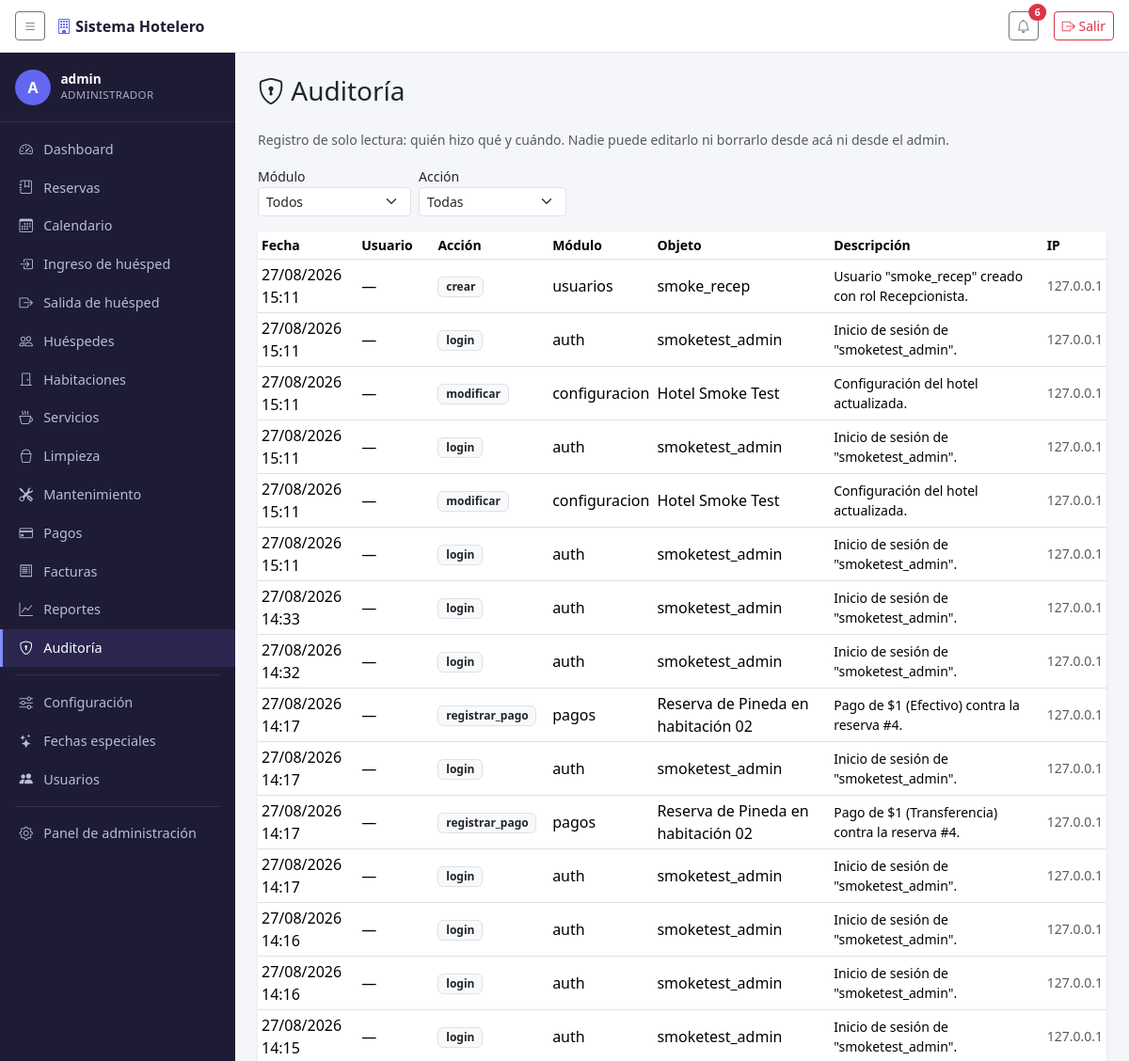
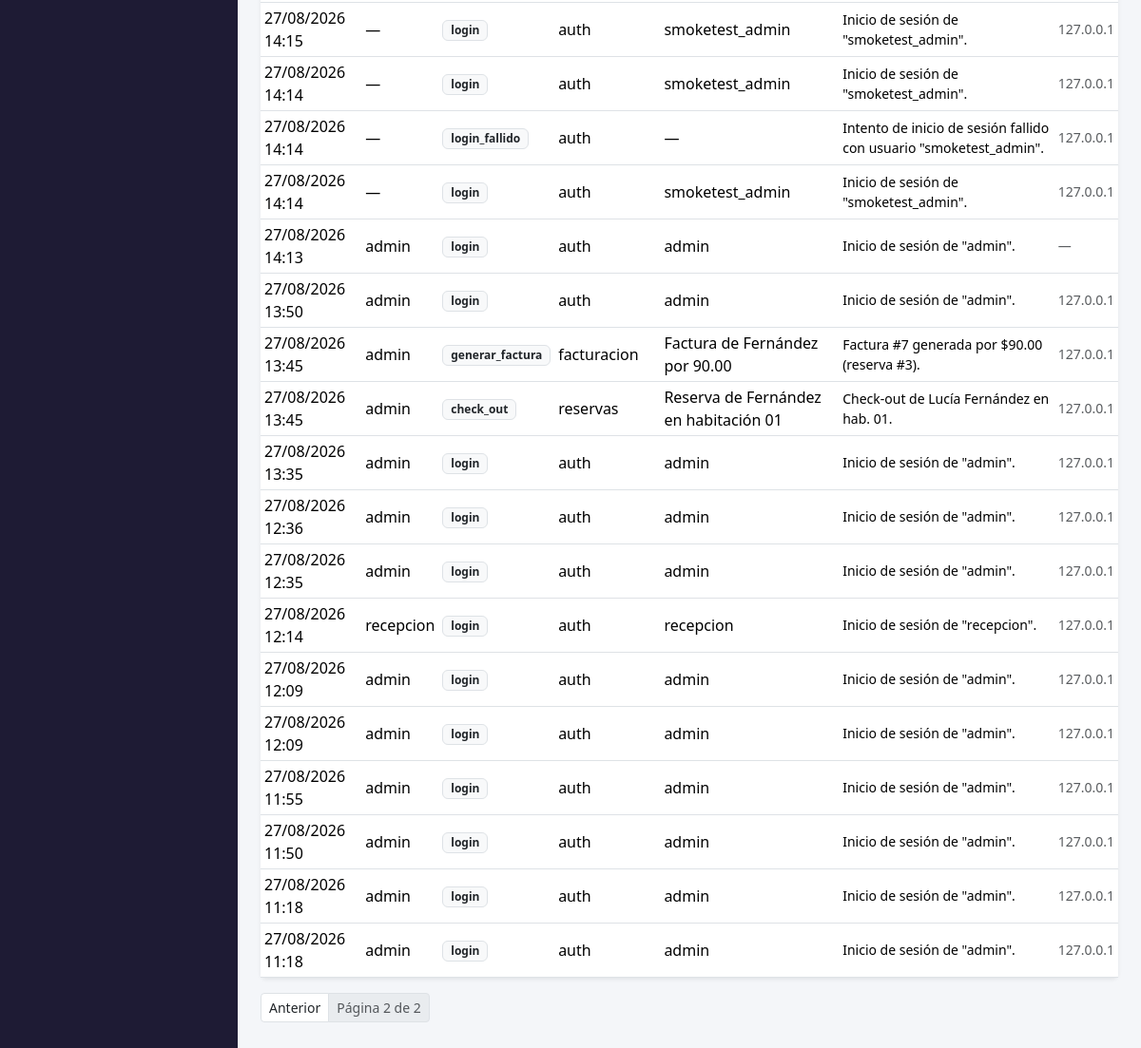
The page /auditoria/?modulo=&accion=&page=2 (signed in) on the database its author committed (2 pictures, top to bottom).
### reservas/models.py (models this page shows, shortened)
class AuditLog(models.Model):
    usuario = models.ForeignKey(
        settings.AUTH_USER_MODEL, on_delete=models.SET_NULL, null=True, blank=True,
        help_text='Nulo si el evento no tiene un usuario autenticado (ej. login fallido).',
    )
    fecha = models.DateTimeField(auto_now_add=True)
    accion = models.CharField(max_length=50)
    modulo = models.CharField(max_length=50)
    objeto_repr = models.CharField(max_length=200, blank=True)
    descripcion = models.TextField(blank=True)
    direccion_ip = models.GenericIPAddressField(null=True, blank=True)
    class Meta:
        ordering = ['-fecha']
        verbose_name = 'registro de auditoría'
        verbose_name_plural = 'registros de auditoría'

### reservas/views.py (the view)
# urls.py: path('auditoria/', views.auditoria_lista, name='auditoria_lista'),
@permission_required('reservas.view_auditlog', raise_exception=True)
def auditoria_lista(request):
    registros = AuditLog.objects.select_related('usuario')
    modulo = request.GET.get('modulo', '')
    if modulo:
        registros = registros.filter(modulo=modulo)
    accion = request.GET.get('accion', '')
    if accion:
        registros = registros.filter(accion=accion)
    modulos = AuditLog.objects.values_list('modulo', flat=True).distinct().order_by('modulo')
    acciones = AuditLog.objects.values_list('accion', flat=True).distinct().order_by('accion')
    pagina = Paginator(registros, 50).get_page(request.GET.get('page'))
    return render(request, 'reservas/auditoria_lista.html', {
        'seccion': 'auditoria', 'pagina': pagina,
        'modulos': modulos, 'acciones': acciones,
        'modulo_actual': modulo, 'accion_actual': accion,
    })

### reservas/context_processors.py (called while the page is built)
def tema_temporada(request):
    if not request.user.is_authenticated:
        return {}
    hoy = timezone.localdate()
    especial = FechaEspecial.objects.filter(
        activo=True, fecha_inicio__lte=hoy, fecha_fin__gte=hoy,
    ).exclude(tema='ninguno').order_by('-fecha_inicio').first()
    if not especial:
        return {'tema_temporada': None}
    estilos = _ESTILOS_TEMA.get(especial.tema)
    if not estilos:
        return {'tema_temporada': None}
    return {'tema_temporada': {**estilos, 'fecha_especial': especial}}

### reservas/models.py (called while the page is built)
    def duracion(self):
        return (self.fecha_salida - self.fecha_ingreso).days

    def temporada_especial(self):
        return FechaEspecial.objects.filter(
            activo=True, fecha_inicio__lte=self.fecha_salida, fecha_fin__gte=self.fecha_ingreso,
        ).order_by('-fecha_inicio').first()

    def costo(self):
        base = self.habitacion.precio * self.duracion()
        temporada = self.temporada_especial()
        if temporada and temporada.porcentaje_ajuste:
            factor = Decimal('1') + (temporada.porcentaje_ajuste / Decimal('100'))
            base = (base * factor).quantize(Decimal('0.01'))
        return base

    def total_consumos(self):
        return self.consumos.aggregate(t=Sum('subtotal'))['t'] or 0

    def total_con_iva(self):
        return self.costo() + self.total_consumos()

    def total_pagado(self):
        return self.pagos.aggregate(t=Sum('monto'))['t'] or 0

    def saldo_pendiente(self):
        total = self.factura.total if hasattr(self, 'factura') else self.total_con_iva()
        return total - self.total_pagado()

### reservas/templates/reservas/auditoria_lista.html (shortened to what this page needs)
{% extends "base.html" %}
{% block content %}
<h1 class="h3 mb-4"><i class="bi bi-shield-lock"></i> Auditoría</h1>
<p class="text-muted small mb-3">
  Registro de solo lectura: quién hizo qué y cuándo. Nadie puede editarlo ni borrarlo desde acá ni desde el admin.
</p>
<form method="get" class="row g-2 align-items-end mb-3">
  <div class="col-auto">
    <label class="form-label small mb-0">Módulo</label>
    <select name="modulo" class="form-select form-select-sm" onchange="this.form.submit()">
      <option value="">Todos</option>
    </select>
  </div>
  <div class="col-auto">
    <label class="form-label small mb-0">Acción</label>
    <select name="accion" class="form-select form-select-sm" onchange="this.form.submit()">
      <option value="">Todas</option>
    </select>
  </div>
</form>
<div class="card border-0 shadow-sm">
  <div class="table-responsive">
    <table class="table table-sm align-middle mb-0">
      <thead>
        <tr class="text-muted small">
          <th>Fecha</th><th>Usuario</th><th>Acción</th><th>Módulo</th><th>Objeto</th><th>Descripción</th><th>IP</th>
        </tr>
      </thead>
      <tbody>
        {% for r in pagina %}
        <tr>
          <td>{{ r.fecha|date:"d/m/Y H:i" }}</td>
          <td>{{ r.usuario|default:"—" }}</td>
          <td><span class="badge text-bg-light text-dark border">{{ r.accion }}</span></td>
          <td>{{ r.modulo }}</td>
          <td>{{ r.objeto_repr|default:"—" }}</td>
          <td class="small">{{ r.descripcion }}</td>
          <td class="small text-muted">{{ r.direccion_ip|default:"—" }}</td>
        </tr>
        {% empty %}
        <tr><td colspan="7" class="text-center text-muted py-4">No hay registros todavía.</td></tr>
        {% endfor %}
      </tbody>
    </table>
  </div>
</div>
{% if pagina.has_other_pages %}
<nav class="mt-3">
  <ul class="pagination pagination-sm">
    {% if pagina.has_previous %}
    <li class="page-item"><a class="page-link" href="?modulo={{ modulo_actual }}&accion={{ accion_actual }}&page={{ pagina.previous_page_number }}">Anterior</a></li>
    {% endif %}
    <li class="page-item disabled"><span class="page-link">Página {{ pagina.number }} de {{ pagina.paginator.num_pages }}</span></li>
  </ul>
</nav>
{% endif %}
{% endblock %}

### reservas/templates/base.html (shortened to what this page needs)
{% load static %}
<!DOCTYPE html>
<html lang="es">
<head>
<link href="https://cdn.jsdelivr.net/npm/bootstrap@5.3.3/dist/css/bootstrap.min.css" rel="stylesheet">
<link href="https://cdn.jsdelivr.net/npm/bootstrap-icons@1.11.3/font/bootstrap-icons.css" rel="stylesheet">
</head>
<body>
<header class="topbar">
  <button class="btn btn-sm btn-outline-secondary" id="toggle-sidebar" type="button" aria-label="Mostrar/ocultar menú">
    <i class="bi bi-list"></i>
  </button>
  <span class="brand"><i class="bi bi-building"></i> Sistema Hotelero</span>
  <div class="ms-auto d-flex align-items-center gap-3">
    {% if request.user.is_authenticated %}
    <div class="dropdown">
      <button class="btn btn-sm btn-outline-secondary position-relative" type="button" data-bs-toggle="dropdown" aria-expanded="false">
        <i class="bi bi-bell"></i>
        {% if notificaciones_count %}
        <span class="position-absolute top-0 start-100 translate-middle badge rounded-pill bg-danger">
          {{ notificaciones_count }}
        </span>
        {% endif %}
      </button>
    </div>
    {% endif %}
    <form method="post" action="{% url 'logout' %}" class="m-0">
      <button type="submit" class="btn btn-sm btn-outline-danger">
        <i class="bi bi-box-arrow-right"></i> Salir
      </button>
    </form>
  </div>
</header>
<nav class="sidebar" id="sidebar">
  {% if request.user.is_authenticated %}
  <div class="sidebar-usuario">
    <div class="avatar">{{ request.user.get_username|slice:":1"|upper }}</div>
    <div>
      <div class="nombre">{{ request.user.get_username }}</div>
      <div class="rol">
        {% if request.user.is_superuser %}Administrador{% else %}{{ request.user.groups.first.name|default:"Usuario" }}{% endif %}
      </div>
    </div>
  </div>
  {% endif %}
  <ul class="nav flex-column py-2">
    <li class="nav-item">
      <a class="nav-link {% if seccion == 'dashboard' %}active{% endif %}" href="{% url 'dashboard' %}">
        <i class="bi bi-speedometer2"></i> Dashboard
      </a>
    </li>
    {% if perms.reservas.view_reserva %}
    <li class="nav-item">
      <a class="nav-link {% if seccion == 'reservas' %}active{% endif %}" href="{% url 'reservas_lista' %}">
        <i class="bi bi-journal-bookmark"></i> Reservas
      </a>
    </li>
    <li class="nav-item">
      <a class="nav-link {% if seccion == 'calendario' %}active{% endif %}" href="{% url 'calendario' %}">
        <i class="bi bi-calendar3"></i> Calendario
      </a>
    </li>
    {% endif %}
    {% if perms.reservas.change_reserva %}
    <li class="nav-item">
      <a class="nav-link {% if seccion == 'checkin' %}active{% endif %}" href="{% url 'checkin_lista' %}">
        <i class="bi bi-box-arrow-in-right"></i> Ingreso de huésped
      </a>
    </li>
    <li class="nav-item">
      <a class="nav-link {% if seccion == 'checkout' %}active{% endif %}" href="{% url 'checkout_lista' %}">
        <i class="bi bi-box-arrow-right"></i> Salida de huésped
      </a>
    </li>
    {% endif %}
    {% if perms.reservas.view_cliente %}
    <li class="nav-item">
      <a class="nav-link {% if seccion == 'huespedes' %}active{% endif %}" href="{% url 'huespedes_lista' %}">
        <i class="bi bi-people"></i> Huéspedes
      </a>
    </li>
    {% endif %}
    {% if perms.reservas.view_habitacion %}
    <li class="nav-item">
      <a class="nav-link {% if seccion == 'habitaciones' %}active{% endif %}" href="{% url 'habitaciones_grid' %}">
        <i class="bi bi-door-closed"></i> Habitaciones
      </a>
    </li>
    {% endif %}
    {% if perms.reservas.view_servicio %}
    <li class="nav-item">
      <a class="nav-link" href="/admin/reservas/servicio/">
        <i class="bi bi-cup-hot"></i> Servicios
      </a>
    </li>
    {% endif %}
    {% if perms.reservas.view_tarealimpieza %}
    <li class="nav-item">
      <a class="nav-link {% if seccion == 'limpieza' %}active{% endif %}" href="{% url 'limpieza_lista' %}">
        <i class="bi bi-bucket"></i> Limpieza
      </a>
    </li>
    {% endif %}
    {% if perms.reservas.view_incidencia %}
    <li class="nav-item">
      <a class="nav-link {% if seccion == 'mantenimiento' %}active{% endif %}" href="{% url 'mantenimiento_lista' %}">
        <i class="bi bi-tools"></i> Mantenimiento
      </a>
    </li>
    {% endif %}
    {% if perms.reservas.view_pago %}
    <li class="nav-item">
      <a class="nav-link {% if seccion == 'pagos' %}active{% endif %}" href="{% url 'pagos_lista' %}">
        <i class="bi bi-credit-card"></i> Pagos
      </a>
    </li>
    {% endif %}
    {% if perms.reservas.view_factura %}
    <li class="nav-item">
      <a class="nav-link {% if seccion == 'facturas' %}active{% endif %}" href="{% url 'facturas_lista' %}">
        <i class="bi bi-receipt"></i> Facturas
      </a>
    </li>
    {% endif %}
    <li class="nav-item">
      <a class="nav-link {% if seccion == 'reportes' %}active{% endif %}" href="{% url 'reportes_lista' %}">
        <i class="bi bi-graph-up"></i> Reportes
      </a>
    </li>
    {% if perms.reservas.view_auditlog %}
    <li class="nav-item">
      <a class="nav-link {% if seccion == 'auditoria' %}active{% endif %}" href="{% url 'auditoria_lista' %}">
        <i class="bi bi-shield-lock"></i> Auditoría
      </a>
    </li>
    {% endif %}
    <li><hr class="text-secondary my-2 mx-3"></li>
    {% if perms.reservas.view_configuracionhotel %}
    <li class="nav-item">
      <a class="nav-link {% if seccion == 'configuracion' %}active{% endif %}" href="{% url 'configuracion' %}">
        <i class="bi bi-sliders"></i> Configuración
      </a>
    </li>
    {% endif %}
    {% if perms.reservas.view_fechaespecial %}
    <li class="nav-item">
      <a class="nav-link {% if seccion == 'fechas_especiales' %}active{% endif %}" href="{% url 'fechas_especiales_lista' %}">
        <i class="bi bi-stars"></i> Fechas especiales
      </a>
    </li>
    {% endif %}
    {% if request.user.is_superuser %}
    <li class="nav-item">
      <a class="nav-link {% if seccion == 'usuarios' %}active{% endif %}" href="{% url 'usuarios_lista' %}">
        <i class="bi bi-people-fill"></i> Usuarios
      </a>
    </li>
    {% endif %}
    <li><hr class="text-secondary my-2 mx-3"></li>
    {% if request.user.is_staff %}
    <li class="nav-item">
      <a class="nav-link" href="/admin/">
        <i class="bi bi-gear"></i> Panel de administración
      </a>
    </li>
    {% endif %}
  </ul>
</nav>
<main class="contenido" id="contenido">
  {% block content %}{% endblock %}
</main>
</body>
</html>

### reservas/templates/base.html (style rules this page uses)
:root { --sidebar-width: 250px; --acento: #6366f1; --acento-oscuro: #4f46e5; --acento-claro: #818cf8; --sidebar-bg: #1e1b34; --sidebar-bg-hover: #2a2650; }
body { background: #f4f6f9; min-height: 100vh; }
.page-link { color: var(--acento); }
.contenido a:not(.btn):not(.dropdown-item):not(.badge) { color: #212529; text-decoration: none; }
.topbar { height: 56px; background: #fff; border-bottom: 1px solid #e3e6ea; position: fixed; top: 0; left: 0; right: 0; z-index: 1030; display: flex; align-items: center; padding: 0 1rem; gap: .75rem; }
.topbar .brand { font-weight: 600; color: #1e1b34; }
.topbar .brand i { color: var(--acento); }
.sidebar { position: fixed; top: 56px; bottom: 0; left: 0; width: var(--sidebar-width); background: var(--sidebar-bg); overflow-y: auto; transition: transform .2s ease-in-out; z-index: 1020; }
.sidebar-usuario { padding: 1.1rem 1rem; display: flex; align-items: center; gap: .65rem; border-bottom: 1px solid rgba(255,255,255,.08); }
.sidebar-usuario .avatar { width: 38px; height: 38px; border-radius: 50%; background: var(--acento); color: #fff; display: flex; align-items: center; justify-content: center; font-weight: 700; flex-shrink: 0; }
.sidebar-usuario .nombre { color: #fff; font-size: .85rem; font-weight: 600; line-height: 1.2; }
.sidebar-usuario .rol { color: #a5adc2; font-size: .72rem; text-transform: uppercase; letter-spacing: .03em; }
.sidebar .nav-link { color: #b7bdd4; padding: .6rem 1rem; display: flex; align-items: center; gap: .6rem; border-left: 3px solid transparent; font-size: .9rem; }
.sidebar .nav-link i { width: 1.1rem; text-align: center; }
.sidebar .nav-link.active, .sidebar .nav-link:hover:not(.disabled) { background: var(--sidebar-bg-hover); color: #fff; border-left-color: var(--acento-claro); }
.contenido { margin-left: var(--sidebar-width); margin-top: 56px; padding: 1.5rem; transition: margin-left .2s ease-in-out; }

### rows shown on the page
AuditLog: fecha "27/08/2026 15:11", usuario "—", accion "crear", modulo "usuarios", objeto_repr "smoke_recep", descripcion "Usuario \"smoke_recep\" creado con rol Recepcionista.", direccion_ip "127.0.0.1"
AuditLog: fecha "27/08/2026 15:11", usuario "—", accion "login", modulo "auth", objeto_repr "smoketest_admin", descripcion "Inicio de sesión de \"smoketest_admin\".", direccion_ip "127.0.0.1"
AuditLog: fecha "27/08/2026 15:11", usuario "—", accion "modificar", modulo "configuracion", objeto_repr "Hotel Smoke Test", descripcion "Configuración del hotel actualizada.", direccion_ip "127.0.0.1"
AuditLog: fecha "27/08/2026 15:11", usuario "—", accion "login", modulo "auth", objeto_repr "smoketest_admin", descripcion "Inicio de sesión de \"smoketest_admin\".", direccion_ip "127.0.0.1"
AuditLog: fecha "27/08/2026 15:11", usuario "—", accion "modificar", modulo "configuracion", objeto_repr "Hotel Smoke Test", descripcion "Configuración del hotel actualizada.", direccion_ip "127.0.0.1"
AuditLog: fecha "27/08/2026 15:11", usuario "—", accion "login", modulo "auth", objeto_repr "smoketest_admin", descripcion "Inicio de sesión de \"smoketest_admin\".", direccion_ip "127.0.0.1"
AuditLog: fecha "27/08/2026 14:33", usuario "—", accion "login", modulo "auth", objeto_repr "smoketest_admin", descripcion "Inicio de sesión de \"smoketest_admin\".", direccion_ip "127.0.0.1"
AuditLog: fecha "27/08/2026 14:32", usuario "—", accion "login", modulo "auth", objeto_repr "smoketest_admin", descripcion "Inicio de sesión de \"smoketest_admin\".", direccion_ip "127.0.0.1"
AuditLog: fecha "27/08/2026 14:17", usuario "—", accion "registrar_pago", modulo "pagos", objeto_repr "Reserva de Pineda en habitación 02", descripcion "Pago de $1 (Efectivo) contra la reserva #4.", direccion_ip "127.0.0.1"
AuditLog: fecha "27/08/2026 14:17", usuario "—", accion "login", modulo "auth", objeto_repr "smoketest_admin", descripcion "Inicio de sesión de \"smoketest_admin\".", direccion_ip "127.0.0.1"
AuditLog: fecha "27/08/2026 14:17", usuario "—", accion "registrar_pago", modulo "pagos", objeto_repr "Reserva de Pineda en habitación 02", descripcion "Pago de $1 (Transferencia) contra la reserva #4.", direccion_ip "127.0.0.1"
AuditLog: fecha "27/08/2026 14:17", usuario "—", accion "login", modulo "auth", objeto_repr "smoketest_admin", descripcion "Inicio de sesión de \"smoketest_admin\".", direccion_ip "127.0.0.1"
AuditLog: fecha "27/08/2026 14:16", usuario "—", accion "login", modulo "auth", objeto_repr "smoketest_admin", descripcion "Inicio de sesión de \"smoketest_admin\".", direccion_ip "127.0.0.1"
AuditLog: fecha "27/08/2026 14:16", usuario "—", accion "login", modulo "auth", objeto_repr "smoketest_admin", descripcion "Inicio de sesión de \"smoketest_admin\".", direccion_ip "127.0.0.1"
AuditLog: fecha "27/08/2026 14:15", usuario "—", accion "login", modulo "auth", objeto_repr "smoketest_admin", descripcion "Inicio de sesión de \"smoketest_admin\".", direccion_ip "127.0.0.1"
AuditLog: fecha "27/08/2026 14:15", usuario "—", accion "login", modulo "auth", objeto_repr "smoketest_admin", descripcion "Inicio de sesión de \"smoketest_admin\".", direccion_ip "127.0.0.1"
AuditLog: fecha "27/08/2026 14:14", usuario "—", accion "login", modulo "auth", objeto_repr "smoketest_admin", descripcion "Inicio de sesión de \"smoketest_admin\".", direccion_ip "127.0.0.1"
AuditLog: fecha "27/08/2026 14:14", usuario "—", accion "login_fallido", modulo "auth", objeto_repr "—", descripcion "Intento de inicio de sesión fallido con usuario \"smoketest_admin\".", direccion_ip "127.0.0.1"
AuditLog: fecha "27/08/2026 14:14", usuario "—", accion "login", modulo "auth", objeto_repr "smoketest_admin", descripcion "Inicio de sesión de \"smoketest_admin\".", direccion_ip "127.0.0.1"
AuditLog: fecha "27/08/2026 14:13", usuario "admin", accion "login", modulo "auth", objeto_repr "admin", descripcion "Inicio de sesión de \"admin\".", direccion_ip "—"
AuditLog: fecha "27/08/2026 13:50", usuario "admin", accion "login", modulo "auth", objeto_repr "admin", descripcion "Inicio de sesión de \"admin\".", direccion_ip "127.0.0.1"
AuditLog: fecha "27/08/2026 13:45", usuario "admin", accion "generar_factura", modulo "facturacion", objeto_repr "Factura de Fernández por 90.00", descripcion "Factura #7 generada por $90.00 (reserva #3).", direccion_ip "127.0.0.1"
AuditLog: fecha "27/08/2026 13:45", usuario "admin", accion "check_out", modulo "reservas", objeto_repr "Reserva de Fernández en habitación 01", descripcion "Check-out de Lucía Fernández en hab. 01.", direccion_ip "127.0.0.1"
AuditLog: fecha "27/08/2026 13:35", usuario "admin", accion "login", modulo "auth", objeto_repr "admin", descripcion "Inicio de sesión de \"admin\".", direccion_ip "127.0.0.1"
AuditLog: fecha "27/08/2026 12:36", usuario "admin", accion "login", modulo "auth", objeto_repr "admin", descripcion "Inicio de sesión de \"admin\".", direccion_ip "127.0.0.1"
AuditLog: fecha "27/08/2026 12:35", usuario "admin", accion "login", modulo "auth", objeto_repr "admin", descripcion "Inicio de sesión de \"admin\".", direccion_ip "127.0.0.1"
AuditLog: fecha "27/08/2026 12:14", usuario "recepcion", accion "login", modulo "auth", objeto_repr "recepcion", descripcion "Inicio de sesión de \"recepcion\".", direccion_ip "127.0.0.1"
AuditLog: fecha "27/08/2026 12:09", usuario "admin", accion "login", modulo "auth", objeto_repr "admin", descripcion "Inicio de sesión de \"admin\".", direccion_ip "127.0.0.1"
AuditLog: fecha "27/08/2026 12:09", usuario "admin", accion "login", modulo "auth", objeto_repr "admin", descripcion "Inicio de sesión de \"admin\".", direccion_ip "127.0.0.1"
AuditLog: fecha "27/08/2026 11:55", usuario "admin", accion "login", modulo "auth", objeto_repr "admin", descripcion "Inicio de sesión de \"admin\".", direccion_ip "127.0.0.1"
AuditLog: fecha "27/08/2026 11:50", usuario "admin", accion "login", modulo "auth", objeto_repr "admin", descripcion "Inicio de sesión de \"admin\".", direccion_ip "127.0.0.1"
AuditLog: fecha "27/08/2026 11:18", usuario "admin", accion "login", modulo "auth", objeto_repr "admin", descripcion "Inicio de sesión de \"admin\".", direccion_ip "127.0.0.1"
AuditLog: fecha "27/08/2026 11:18", usuario "admin", accion "login", modulo "auth", objeto_repr "admin", descripcion "Inicio de sesión de \"admin\".", direccion_ip "127.0.0.1"

### other values the page prints
{{ notificaciones_count }} "6"
{{ request.user.get_username|slice:":1"|upper }} "A"
{{ request.user.get_username }} "admin"
{{ pagina.number }} "2"
{{ pagina.paginator.num_pages }} "2"
